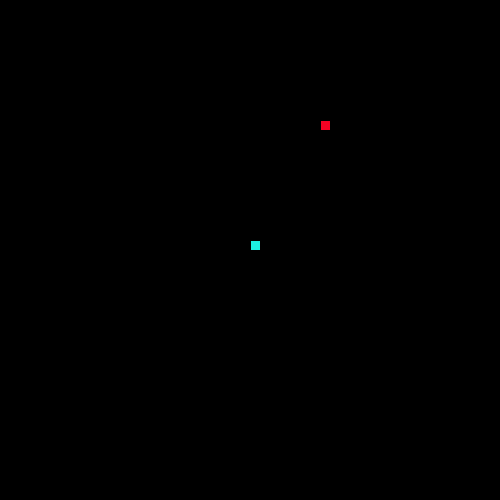
Frame 1 (no input)
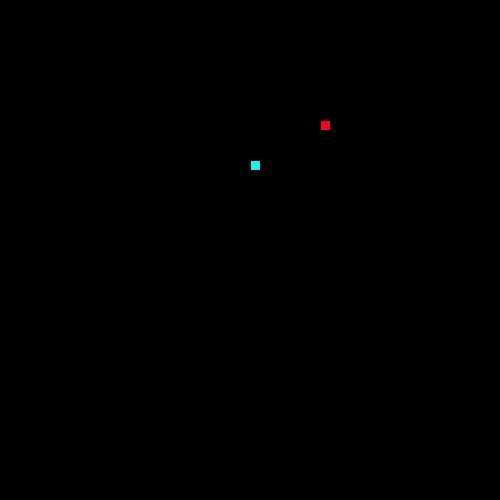
Frame 60 (the mouse pressed at the canvas centre just before this capture)
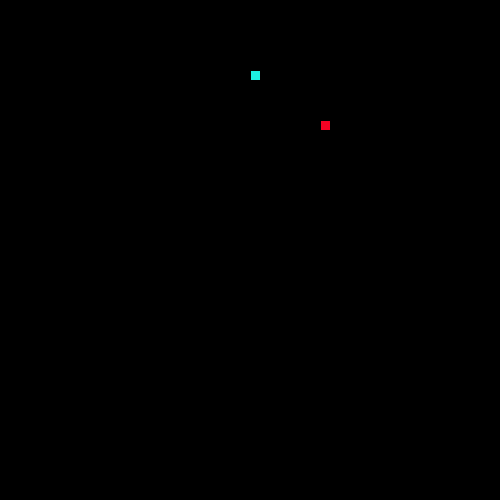
Frame 120 (the mouse held since frame 60 and released just before this capture)

The Processing sketch that drew these frames (run headless with seeded random() and noise(); from frame 60 on, the mouse is pressed at the canvas centre):

// Processing sketch: LeagueSnake_tlcrack_
// ── LeagueSnake_tlcrack_.pde
//*
// ***** SEGMENT CLASS *****
// This class will be used to represent each part of the moving snake.
//*
class Segment {


  //Add x and y member variables. They will hold the corner location of each segment of the snake.
  int segmentCornerX;
  int segmentCornerY;

  // Add a constructor with parameters to initialize each variable.
  Segment(int segmentCornerX, int segmentCornerY) {
    this.segmentCornerX = segmentCornerX;
    this.segmentCornerY = segmentCornerY;
  }
  int getX() {
    return segmentCornerX;
  }
  int getY() {
    return segmentCornerY;
  }
  void setX(int segmentCornerX) {
    this.segmentCornerX = segmentCornerX;
  }
  void setY(int segmentCornerY) {
    this.segmentCornerY = segmentCornerY;
  }
}


//*
// ***** GAME VARIABLES *****
// All the game variables that will be shared by the game methods are here
//*
Segment snakeHead;
int foodX;
int foodY;
int snakeDirection = UP;
int foodPieces = 0;
ArrayList<Segment> segments = new ArrayList<Segment>();
//*
// ***** SETUP METHODS *****
// These methods are called at the start of the game.
//*

void setup() {
  size(500, 500);
  snakeHead = new Segment(width/2, height/2);
  frameRate(20);
  dropFood();
}

void dropFood() {
  //Set the food in a new random location
  foodX = ((int)random(50)*10);
  foodY = ((int)random(50)*10);
}



//*
// ***** DRAW METHODS *****
// These methods are used to draw the snake and its food 
//*

void draw() {
  background(0, 0, 0);
  drawFood();
  move();
  drawSnake();
  eat();
}

void drawFood() {
  //Draw the food
  fill(245, 2, 35);
  rect(foodX, foodY, 10, 10);
}

void drawSnake() {
  //Draw the head of the snake followed by its tail
  fill(29, 240, 227);
  rect(snakeHead.getX(), snakeHead.getY(), 10, 10);
  manageTail();
}


//*
// ***** TAIL MANAGEMENT METHODS *****
// These methods make sure the tail is the correct length.
//*

void drawTail() {
  //Draw each segment of the tail 
  fill(29, 240, 227);
  for (int i = 0; i < segments.size(); i++) {


    rect(segments.get(i).getX(), segments.get(i).getY(), 10, 10);
  }
}

void manageTail() {
  //After drawing the tail, add a new segment at the "start" of the tail and remove the one at the "end" 
  //This produces the illusion of the snake tail moving.
  checkTailCollision();
  drawTail();
  segments.add(new Segment(snakeHead.getX(), snakeHead.getY()));
  if (segments.size()>0) {
    segments.remove(0);
  }
}

void checkTailCollision() {
  //If the snake crosses its own tail, shrink the tail back to one segment
  for (int i = 0; i < segments.size(); i++) {
    if (snakeHead.getX()==segments.get(i).getX()&&snakeHead.getY()==segments.get(i).getY()) {
      foodPieces=0;
      segments.clear();
    }
  }
}



//*
// ***** CONTROL METHODS *****
// These methods are used to change what is happening to the snake
//*

void keyPressed() {
  //Set the direction of the snake according to the arrow keys pressed
  if (key == CODED) {
    if (keyCode == UP && snakeDirection != DOWN) {
      snakeDirection = UP;
    }
    if (keyCode == DOWN && snakeDirection != UP) {
      snakeDirection = DOWN;
    }
    if (keyCode == LEFT && snakeDirection != RIGHT) {
      snakeDirection = LEFT;
    }
    if (keyCode == RIGHT && snakeDirection != LEFT) {
      snakeDirection = RIGHT;
    }
  }
}

void move() {
  //Change the location of the Snake head based on the direction it is moving.


  switch(snakeDirection) {
  case UP:
    // move head up here 
    snakeHead.setY(snakeHead.getY()-10);
    break;
  case DOWN:
    // move head down here 
    snakeHead.setY(snakeHead.getY()+10);
    break;
  case LEFT:
    // figure it out 
    snakeHead.setX(snakeHead.getX()-10);
    break;
  case RIGHT:
    // mystery code goes here 
    snakeHead.setX(snakeHead.getX()+10);
    break;
  }
  checkBoundaries();
}

void checkBoundaries() {
  //If the snake leaves the frame, make it reappear on the other side
  if (snakeHead.getX()<=-10) {
    snakeHead.setX(500);
  }
  if (snakeHead.getY()<=-10) {
    snakeHead.setY(500);
  }
  if (snakeHead.getY()>=510) {
    snakeHead.setY(0);
  }
  if (snakeHead.getX()>=510) {
    snakeHead.setX(0);
  }
}



void eat() {
  //When the snake eats the food, its tail should grow and more food appear
  if (snakeHead.getX() == foodX && snakeHead.getY() == foodY) {
    foodPieces++;
    dropFood();
    segments.add(new Segment(snakeHead.getX(), snakeHead.getY()));
  }
}
